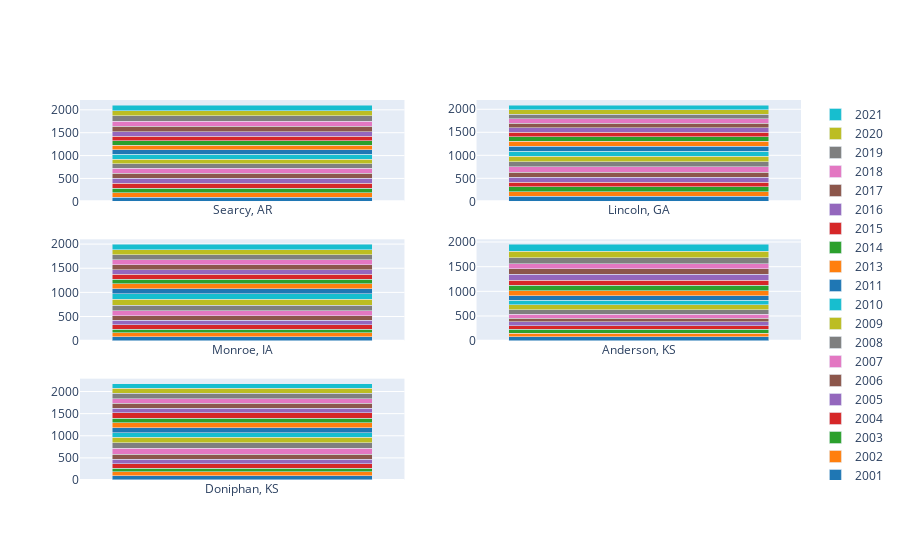

This figure's notebook cell:
### Code cell
# input what to plot
fips = '36061'
n_kins = 5
variable = "gdp"
type_of_plot = "stacked_bar"

# run fips query
f  = FipsQuery(20003, outcome_var = "gdp",
               feature_groups_with_weights= {"gdp":0, "population":4},
               lag = 3, top =10, time_decay = 1.03)
f.find_euclidean_kins()
kins_df = f.euclidean_kins

# pull data
path = find_repo_root()
variable_df = pd.read_csv(os.path.join(path, "data/processed/" + variable + "_wide.csv"))

# restrict variable_df to GeoFIPS in kins_df
df_kins_variable = get_df_kins_variable(n_kins, kins_df, variable_df)

# high-level plotting functions
[fig, subplot_row_indices, subplot_col_indices] = grid_of_subplots(n_kins, type_of_plot=type_of_plot)
[what_to_plot, trace_row_indices, trace_col_indices] = traces_to_plot(df_kins_variable, subplot_row_indices, subplot_col_indices, type_of_plot=type_of_plot)
place_traces(fig, trace_row_indices, trace_col_indices, what_to_plot, type_of_plot=type_of_plot)

### Figure 1 — Plotly figure (JSON) as saved in the notebook; plotly's stock layout.template omitted (floating-point values rounded to 4 significant figures)
{"data": [{"marker": {"color": "rgb(31, 119, 180)"}, "name": "2001", "type": "bar", "x": ["Searcy, AR"], "xaxis": "x", "y": [90.53], "yaxis": "y"}, {"marker": {"color": "rgb(255, 127, 14)"}, "name": "2002", "type": "bar", "x": ["Searcy, AR"], "xaxis": "x", "y": [97.99], "yaxis": "y"}, {"marker": {"color": "rgb(44, 160, 44)"}, "name": "2003", "type": "bar", "x": ["Searcy, AR"], "xaxis": "x", "y": [101.1], "yaxis": "y"}, {"marker": {"color": "rgb(214, 39, 40)"}, "name": "2004", "type": "bar", "x": ["Searcy, AR"], "xaxis": "x", "y": [104.2], "yaxis": "y"}, {"marker": {"color": "rgb(148, 103, 189)"}, "name": "2005", "type": "bar", "x": ["Searcy, AR"], "xaxis": "x", "y": [106.5], "yaxis": "y"}, {"marker": {"color": "rgb(140, 86, 75)"}, "name": "2006", "type": "bar", "x": ["Searcy, AR"], "xaxis": "x", "y": [112.7], "yaxis": "y"}, {"marker": {"color": "rgb(227, 119, 194)"}, "name": "2007", "type": "bar", "x": ["Searcy, AR"], "xaxis": "x", "y": [106.2], "yaxis": "y"}, {"marker": {"color": "rgb(127, 127, 127)"}, "name": "2008", "type": "bar", "x": ["Searcy, AR"], "xaxis": "x", "y": [100.0], "yaxis": "y"}, {"marker": {"color": "rgb(188, 189, 34)"}, "name": "2009", "type": "bar", "x": ["Searcy, AR"], "xaxis": "x", "y": [98.55], "yaxis": "y"}, {"marker": {"color": "rgb(23, 190, 207)"}, "name": "2010", "type": "bar", "x": ["Searcy, AR"], "xaxis": "x", "y": [107.2], "yaxis": "y"}, {"marker": {"color": "rgb(31, 119, 180)"}, "name": "2011", "type": "bar", "x": ["Searcy, AR"], "xaxis": "x", "y": [102.9], "yaxis": "y"}, {"marker": {"color": "rgb(255, 127, 14)"}, "name": "2013", "type": "bar", "x": ["Searcy, AR"], "xaxis": "x", "y": [98.81], "yaxis": "y"}, {"marker": {"color": "rgb(44, 160, 44)"}, "name": "2014", "type": "bar", "x": ["Searcy, AR"], "xaxis": "x", "y": [99.26], "yaxis": "y"}, {"marker": {"color": "rgb(214, 39, 40)"}, "name": "2015", "type": "bar", "x": ["Searcy, AR"], "xaxis": "x", "y": [96.93], "yaxis": "y"}, {"marker": {"color": "rgb(148, 103, 189)"}, "name": "2016", "type": "bar", "x": ["Searcy, AR"], "xaxis": "x", "y": [101.5], "yaxis": "y"}, {"marker": {"color": "rgb(140, 86, 75)"}, "name": "2017", "type": "bar", "x": ["Searcy, AR"], "xaxis": "x", "y": [115.8], "yaxis": "y"}, {"marker": {"color": "rgb(227, 119, 194)"}, "name": "2018", "type": "bar", "x": ["Searcy, AR"], "xaxis": "x", "y": [112.3], "yaxis": "y"}, {"marker": {"color": "rgb(127, 127, 127)"}, "name": "2019", "type": "bar", "x": ["Searcy, AR"], "xaxis": "x", "y": [117.6], "yaxis": "y"}, {"marker": {"color": "rgb(188, 189, 34)"}, "name": "2020", "type": "bar", "x": ["Searcy, AR"], "xaxis": "x", "y": [114.1], "yaxis": "y"}, {"marker": {"color": "rgb(23, 190, 207)"}, "name": "2021", "type": "bar", "x": ["Searcy, AR"], "xaxis": "x", "y": [119.6], "yaxis": "y"}, {"marker": {"color": "rgb(31, 119, 180)"}, "name": "2001", "type": "bar", "x": ["Lincoln, GA"], "xaxis": "x2", "y": [105.3], "yaxis": "y2"}, {"marker": {"color": "rgb(255, 127, 14)"}, "name": "2002", "type": "bar", "x": ["Lincoln, GA"], "xaxis": "x2", "y": [104.6], "yaxis": "y2"}, {"marker": {"color": "rgb(44, 160, 44)"}, "name": "2003", "type": "bar", "x": ["Lincoln, GA"], "xaxis": "x2", "y": [106.3], "yaxis": "y2"}, {"marker": {"color": "rgb(214, 39, 40)"}, "name": "2004", "type": "bar", "x": ["Lincoln, GA"], "xaxis": "x2", "y": [102.8], "yaxis": "y2"}, {"marker": {"color": "rgb(148, 103, 189)"}, "name": "2005", "type": "bar", "x": ["Lincoln, GA"], "xaxis": "x2", "y": [109.5], "yaxis": "y2"}, {"marker": {"color": "rgb(140, 86, 75)"}, "name": "2006", "type": "bar", "x": ["Lincoln, GA"], "xaxis": "x2", "y": [105.4], "yaxis": "y2"}, {"marker": {"color": "rgb(227, 119, 194)"}, "name": "2007", "type": "bar", "x": ["Lincoln, GA"], "xaxis": "x2", "y": [118.2], "yaxis": "y2"}, {"marker": {"color": "rgb(127, 127, 127)"}, "name": "2008", "type": "bar", "x": ["Lincoln, GA"], "xaxis": "x2", "y": [112.8], "yaxis": "y2"}, {"marker": {"color": "rgb(188, 189, 34)"}, "name": "2009", "type": "bar", "x": ["Lincoln, GA"], "xaxis": "x2", "y": [115.7], "yaxis": "y2"}, {"marker": {"color": "rgb(23, 190, 207)"}, "name": "2010", "type": "bar", "x": ["Lincoln, GA"], "xaxis": "x2", "y": [111.5], "yaxis": "y2"}, {"marker": {"color": "rgb(31, 119, 180)"}, "name": "2011", "type": "bar", "x": ["Lincoln, GA"], "xaxis": "x2", "y": [108.3], "yaxis": "y2"}, {"marker": {"color": "rgb(255, 127, 14)"}, "name": "2013", "type": "bar", "x": ["Lincoln, GA"], "xaxis": "x2", "y": [100.8], "yaxis": "y2"}, {"marker": {"color": "rgb(44, 160, 44)"}, "name": "2014", "type": "bar", "x": ["Lincoln, GA"], "xaxis": "x2", "y": [97.41], "yaxis": "y2"}, {"marker": {"color": "rgb(214, 39, 40)"}, "name": "2015", "type": "bar", "x": ["Lincoln, GA"], "xaxis": "x2", "y": [102.1], "yaxis": "y2"}, {"marker": {"color": "rgb(148, 103, 189)"}, "name": "2016", "type": "bar", "x": ["Lincoln, GA"], "xaxis": "x2", "y": [102.2], "yaxis": "y2"}, {"marker": {"color": "rgb(140, 86, 75)"}, "name": "2017", "type": "bar", "x": ["Lincoln, GA"], "xaxis": "x2", "y": [98.66], "yaxis": "y2"}, {"marker": {"color": "rgb(227, 119, 194)"}, "name": "2018", "type": "bar", "x": ["Lincoln, GA"], "xaxis": "x2", "y": [95.96], "yaxis": "y2"}, {"marker": {"color": "rgb(127, 127, 127)"}, "name": "2019", "type": "bar", "x": ["Lincoln, GA"], "xaxis": "x2", "y": [98.28], "yaxis": "y2"}, {"marker": {"color": "rgb(188, 189, 34)"}, "name": "2020", "type": "bar", "x": ["Lincoln, GA"], "xaxis": "x2", "y": [96.24], "yaxis": "y2"}, {"marker": {"color": "rgb(23, 190, 207)"}, "name": "2021", "type": "bar", "x": ["Lincoln, GA"], "xaxis": "x2", "y": [99.45], "yaxis": "y2"}, {"marker": {"color": "rgb(31, 119, 180)"}, "name": "2001", "type": "bar", "x": ["Monroe, IA"], "xaxis": "x3", "y": [80.83], "yaxis": "y3"}, {"marker": {"color": "rgb(255, 127, 14)"}, "name": "2002", "type": "bar", "x": ["Monroe, IA"], "xaxis": "x3", "y": [78.3], "yaxis": "y3"}, {"marker": {"color": "rgb(44, 160, 44)"}, "name": "2003", "type": "bar", "x": ["Monroe, IA"], "xaxis": "x3", "y": [81.98], "yaxis": "y3"}, {"marker": {"color": "rgb(214, 39, 40)"}, "name": "2004", "type": "bar", "x": ["Monroe, IA"], "xaxis": "x3", "y": [89.8], "yaxis": "y3"}, {"marker": {"color": "rgb(148, 103, 189)"}, "name": "2005", "type": "bar", "x": ["Monroe, IA"], "xaxis": "x3", "y": [90.34], "yaxis": "y3"}, {"marker": {"color": "rgb(140, 86, 75)"}, "name": "2006", "type": "bar", "x": ["Monroe, IA"], "xaxis": "x3", "y": [95.04], "yaxis": "y3"}, {"marker": {"color": "rgb(227, 119, 194)"}, "name": "2007", "type": "bar", "x": ["Monroe, IA"], "xaxis": "x3", "y": [102.5], "yaxis": "y3"}, {"marker": {"color": "rgb(127, 127, 127)"}, "name": "2008", "type": "bar", "x": ["Monroe, IA"], "xaxis": "x3", "y": [114.5], "yaxis": "y3"}, {"marker": {"color": "rgb(188, 189, 34)"}, "name": "2009", "type": "bar", "x": ["Monroe, IA"], "xaxis": "x3", "y": [120.5], "yaxis": "y3"}, {"marker": {"color": "rgb(23, 190, 207)"}, "name": "2010", "type": "bar", "x": ["Monroe, IA"], "xaxis": "x3", "y": [116.3], "yaxis": "y3"}, {"marker": {"color": "rgb(31, 119, 180)"}, "name": "2011", "type": "bar", "x": ["Monroe, IA"], "xaxis": "x3", "y": [107.4], "yaxis": "y3"}, {"marker": {"color": "rgb(255, 127, 14)"}, "name": "2013", "type": "bar", "x": ["Monroe, IA"], "xaxis": "x3", "y": [99.37], "yaxis": "y3"}, {"marker": {"color": "rgb(44, 160, 44)"}, "name": "2014", "type": "bar", "x": ["Monroe, IA"], "xaxis": "x3", "y": [95.6], "yaxis": "y3"}, {"marker": {"color": "rgb(214, 39, 40)"}, "name": "2015", "type": "bar", "x": ["Monroe, IA"], "xaxis": "x3", "y": [100.4], "yaxis": "y3"}, {"marker": {"color": "rgb(148, 103, 189)"}, "name": "2016", "type": "bar", "x": ["Monroe, IA"], "xaxis": "x3", "y": [97.7], "yaxis": "y3"}, {"marker": {"color": "rgb(140, 86, 75)"}, "name": "2017", "type": "bar", "x": ["Monroe, IA"], "xaxis": "x3", "y": [98.12], "yaxis": "y3"}, {"marker": {"color": "rgb(227, 119, 194)"}, "name": "2018", "type": "bar", "x": ["Monroe, IA"], "xaxis": "x3", "y": [105.0], "yaxis": "y3"}, {"marker": {"color": "rgb(127, 127, 127)"}, "name": "2019", "type": "bar", "x": ["Monroe, IA"], "xaxis": "x3", "y": [106.0], "yaxis": "y3"}, {"marker": {"color": "rgb(188, 189, 34)"}, "name": "2020", "type": "bar", "x": ["Monroe, IA"], "xaxis": "x3", "y": [103.2], "yaxis": "y3"}, {"marker": {"color": "rgb(23, 190, 207)"}, "name": "2021", "type": "bar", "x": ["Monroe, IA"], "xaxis": "x3", "y": [110.8], "yaxis": "y3"}, {"marker": {"color": "rgb(31, 119, 180)"}, "name": "2001", "type": "bar", "x": ["Anderson, KS"], "xaxis": "x4", "y": [74.59], "yaxis": "y4"}, {"marker": {"color": "rgb(255, 127, 14)"}, "name": "2002", "type": "bar", "x": ["Anderson, KS"], "xaxis": "x4", "y": [78.51], "yaxis": "y4"}, {"marker": {"color": "rgb(44, 160, 44)"}, "name": "2003", "type": "bar", "x": ["Anderson, KS"], "xaxis": "x4", "y": [76.84], "yaxis": "y4"}, {"marker": {"color": "rgb(214, 39, 40)"}, "name": "2004", "type": "bar", "x": ["Anderson, KS"], "xaxis": "x4", "y": [76.59], "yaxis": "y4"}, {"marker": {"color": "rgb(148, 103, 189)"}, "name": "2005", "type": "bar", "x": ["Anderson, KS"], "xaxis": "x4", "y": [76.55], "yaxis": "y4"}, {"marker": {"color": "rgb(140, 86, 75)"}, "name": "2006", "type": "bar", "x": ["Anderson, KS"], "xaxis": "x4", "y": [75.4], "yaxis": "y4"}, {"marker": {"color": "rgb(227, 119, 194)"}, "name": "2007", "type": "bar", "x": ["Anderson, KS"], "xaxis": "x4", "y": [81.58], "yaxis": "y4"}, {"marker": {"color": "rgb(127, 127, 127)"}, "name": "2008", "type": "bar", "x": ["Anderson, KS"], "xaxis": "x4", "y": [91.31], "yaxis": "y4"}, {"marker": {"color": "rgb(188, 189, 34)"}, "name": "2009", "type": "bar", "x": ["Anderson, KS"], "xaxis": "x4", "y": [95.64], "yaxis": "y4"}, {"marker": {"color": "rgb(23, 190, 207)"}, "name": "2010", "type": "bar", "x": ["Anderson, KS"], "xaxis": "x4", "y": [87.82], "yaxis": "y4"}, {"marker": {"color": "rgb(31, 119, 180)"}, "name": "2011", "type": "bar", "x": ["Anderson, KS"], "xaxis": "x4", "y": [94.17], "yaxis": "y4"}, {"marker": {"color": "rgb(255, 127, 14)"}, "name": "2013", "type": "bar", "x": ["Anderson, KS"], "xaxis": "x4", "y": [104.0], "yaxis": "y4"}, {"marker": {"color": "rgb(44, 160, 44)"}, "name": "2014", "type": "bar", "x": ["Anderson, KS"], "xaxis": "x4", "y": [107.4], "yaxis": "y4"}, {"marker": {"color": "rgb(214, 39, 40)"}, "name": "2015", "type": "bar", "x": ["Anderson, KS"], "xaxis": "x4", "y": [104.6], "yaxis": "y4"}, {"marker": {"color": "rgb(148, 103, 189)"}, "name": "2016", "type": "bar", "x": ["Anderson, KS"], "xaxis": "x4", "y": [123.9], "yaxis": "y4"}, {"marker": {"color": "rgb(140, 86, 75)"}, "name": "2017", "type": "bar", "x": ["Anderson, KS"], "xaxis": "x4", "y": [106.3], "yaxis": "y4"}, {"marker": {"color": "rgb(227, 119, 194)"}, "name": "2018", "type": "bar", "x": ["Anderson, KS"], "xaxis": "x4", "y": [105.0], "yaxis": "y4"}, {"marker": {"color": "rgb(127, 127, 127)"}, "name": "2019", "type": "bar", "x": ["Anderson, KS"], "xaxis": "x4", "y": [117.6], "yaxis": "y4"}, {"marker": {"color": "rgb(188, 189, 34)"}, "name": "2020", "type": "bar", "x": ["Anderson, KS"], "xaxis": "x4", "y": [130.2], "yaxis": "y4"}, {"marker": {"color": "rgb(23, 190, 207)"}, "name": "2021", "type": "bar", "x": ["Anderson, KS"], "xaxis": "x4", "y": [143.9], "yaxis": "y4"}, {"marker": {"color": "rgb(31, 119, 180)"}, "name": "2001", "type": "bar", "x": ["Doniphan, KS"], "xaxis": "x5", "y": [96.02], "yaxis": "y5"}, {"marker": {"color": "rgb(255, 127, 14)"}, "name": "2002", "type": "bar", "x": ["Doniphan, KS"], "xaxis": "x5", "y": [85.88], "yaxis": "y5"}, {"marker": {"color": "rgb(44, 160, 44)"}, "name": "2003", "type": "bar", "x": ["Doniphan, KS"], "xaxis": "x5", "y": [80.67], "yaxis": "y5"}, {"marker": {"color": "rgb(214, 39, 40)"}, "name": "2004", "type": "bar", "x": ["Doniphan, KS"], "xaxis": "x5", "y": [100.7], "yaxis": "y5"}, {"marker": {"color": "rgb(148, 103, 189)"}, "name": "2005", "type": "bar", "x": ["Doniphan, KS"], "xaxis": "x5", "y": [106.2], "yaxis": "y5"}, {"marker": {"color": "rgb(140, 86, 75)"}, "name": "2006", "type": "bar", "x": ["Doniphan, KS"], "xaxis": "x5", "y": [110.8], "yaxis": "y5"}, {"marker": {"color": "rgb(227, 119, 194)"}, "name": "2007", "type": "bar", "x": ["Doniphan, KS"], "xaxis": "x5", "y": [132.6], "yaxis": "y5"}, {"marker": {"color": "rgb(127, 127, 127)"}, "name": "2008", "type": "bar", "x": ["Doniphan, KS"], "xaxis": "x5", "y": [128.5], "yaxis": "y5"}, {"marker": {"color": "rgb(188, 189, 34)"}, "name": "2009", "type": "bar", "x": ["Doniphan, KS"], "xaxis": "x5", "y": [126.3], "yaxis": "y5"}, {"marker": {"color": "rgb(23, 190, 207)"}, "name": "2010", "type": "bar", "x": ["Doniphan, KS"], "xaxis": "x5", "y": [105.1], "yaxis": "y5"}, {"marker": {"color": "rgb(31, 119, 180)"}, "name": "2011", "type": "bar", "x": ["Doniphan, KS"], "xaxis": "x5", "y": [108.2], "yaxis": "y5"}, {"marker": {"color": "rgb(255, 127, 14)"}, "name": "2013", "type": "bar", "x": ["Doniphan, KS"], "xaxis": "x5", "y": [112.0], "yaxis": "y5"}, {"marker": {"color": "rgb(44, 160, 44)"}, "name": "2014", "type": "bar", "x": ["Doniphan, KS"], "xaxis": "x5", "y": [104.8], "yaxis": "y5"}, {"marker": {"color": "rgb(214, 39, 40)"}, "name": "2015", "type": "bar", "x": ["Doniphan, KS"], "xaxis": "x5", "y": [116.7], "yaxis": "y5"}, {"marker": {"color": "rgb(148, 103, 189)"}, "name": "2016", "type": "bar", "x": ["Doniphan, KS"], "xaxis": "x5", "y": [106.7], "yaxis": "y5"}, {"marker": {"color": "rgb(140, 86, 75)"}, "name": "2017", "type": "bar", "x": ["Doniphan, KS"], "xaxis": "x5", "y": [114.6], "yaxis": "y5"}, {"marker": {"color": "rgb(227, 119, 194)"}, "name": "2018", "type": "bar", "x": ["Doniphan, KS"], "xaxis": "x5", "y": [106.4], "yaxis": "y5"}, {"marker": {"color": "rgb(127, 127, 127)"}, "name": "2019", "type": "bar", "x": ["Doniphan, KS"], "xaxis": "x5", "y": [119.4], "yaxis": "y5"}, {"marker": {"color": "rgb(188, 189, 34)"}, "name": "2020", "type": "bar", "x": ["Doniphan, KS"], "xaxis": "x5", "y": [107.3], "yaxis": "y5"}, {"marker": {"color": "rgb(23, 190, 207)"}, "name": "2021", "type": "bar", "x": ["Doniphan, KS"], "xaxis": "x5", "y": [107.1], "yaxis": "y5"}], "layout": {"barmode": "stack", "xaxis": {"anchor": "y", "domain": [0, 0.45]}, "xaxis2": {"anchor": "y2", "domain": [0.55, 1]}, "xaxis3": {"anchor": "y3", "domain": [0, 0.45]}, "xaxis4": {"anchor": "y4", "domain": [0.55, 1]}, "xaxis5": {"anchor": "y5", "domain": [0, 0.45]}, "xaxis6": {"anchor": "y6", "domain": [0.55, 1]}, "yaxis": {"anchor": "x", "domain": [0.7333, 1]}, "yaxis2": {"anchor": "x2", "domain": [0.7333, 1]}, "yaxis3": {"anchor": "x3", "domain": [0.3667, 0.6333]}, "yaxis4": {"anchor": "x4", "domain": [0.3667, 0.6333]}, "yaxis5": {"anchor": "x5", "domain": [0, 0.2667]}, "yaxis6": {"anchor": "x6", "domain": [0, 0.2667]}}}
